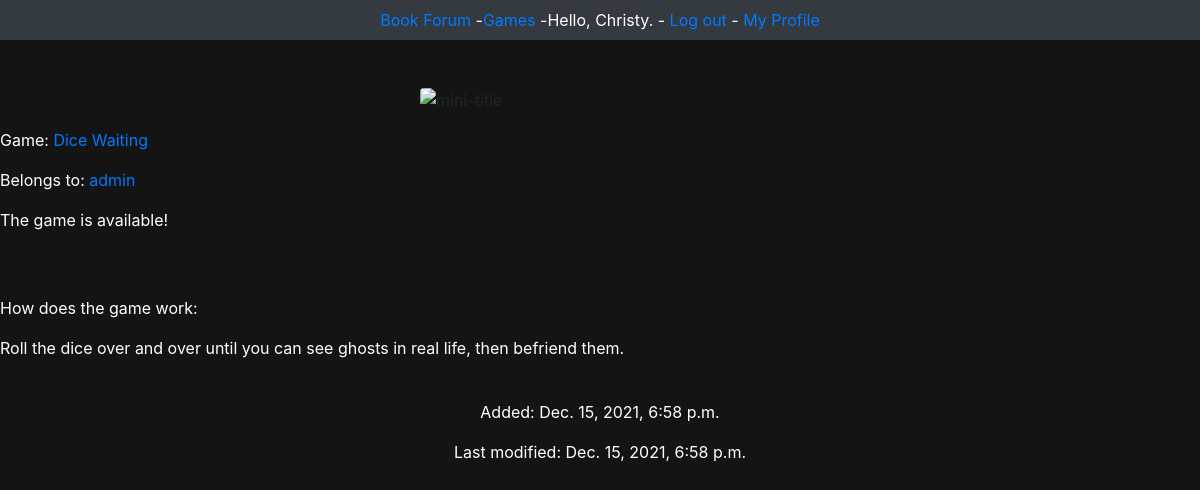
Page /games/4 (signed in) on the committed database.
### users/models.py (models this page shows, shortened)
class User(AbstractBaseUser):
    username = models.CharField(max_length=50, unique=True)
    biography = models.CharField(max_length=300)
    is_staff = models.BooleanField(default=False)
    is_admin = models.BooleanField(default=False)
    date_joined = models.DateTimeField(auto_now_add=True)
    last_login = models.DateTimeField(auto_now=True)
    USERNAME_FIELD = 'username'
    objects = UserManager()  # Links this extended user class to its manager
    def __str__(self):
        return self.username

### main/models.py (models this page shows)
class Game(models.Model):
    name = models.CharField(max_length=80)
    description = models.CharField(max_length=500)
    owner = models.ForeignKey(User, on_delete=models.CASCADE)
    availability = models.BooleanField()
    date_added = models.DateTimeField(auto_now_add=True)
    date_modified = models.DateTimeField(auto_now=True)
    def __str__(self):
        return self.name
    def is_available(self):
        return self.availability

### main/views.py (the view)
# urls.py: path('games/<int:game_id>', views.game, name='game'),
@login_required
def game(request, game_id):
    game = Game.objects.get(id = game_id)
    context = {'game': game}
    return render(request, 'main/game.html', context)

### main/templates/main/game.html
{% extends 'main/base.html' %}
{% block content %}
<p class="text-white">
<p class = "text-white">Game: <a class="text-primary">{{ game }}</a></p>
    <p class = "text-white">Belongs to:
        <a href="{% url 'users:profile' game.owner.id %}">{{ game.owner }}</a>
    </p>
    {% if game.is_available %}
        <p class = "text-white">The game is available!</p>
    {% else %}
        <p class = "text-white">The game is currently not available!</p>
    {% endif%}
<br><br>
    <p class = "text-white">How does the game work:</p>
    <p class = "text-white">{{ game.description }}</p>
<br>
    <p class = "text-white text-center">Added: {{ game.date_added }}</p>
    <p class = "text-white text-center">Last modified: {{ game.date_modified }}</p>
{% endblock content %}

### main/templates/main/base.html (shortened to what this page needs)
<!DOCTYPE html>
<html lang="en">
<head>
<link rel="stylesheet" href="https://stackpath.bootstrapcdn.com/bootstrap/4.5.0/css/bootstrap.min.css">
<link rel="stylesheet" href="https://maxcdn.bootstrapcdn.com/font-awesome/4.7.0/css/font-awesome.min.css">
</head>
<nav class="navbar navbar-expand-sm bg-dark navbar-dark justify-content-center text-white">
  <ul class="navbar-nav">
    <li class="nav-item">
     <a href="{% url 'main:index' %}">Book Forum</a> -
    </li>
    <li class="nav-item">
      <a href="{% url 'main:games' %}">Games</a> -
    </li>
    <li class="nav-item">
    {% if user.is_authenticated %}
        Hello, {{ request.user.username }}. -
        <a href="{% url 'users:logout' %}">Log out</a> -
        <a href="{% url 'users:profile' request.user.id%}">My Profile</a>
    {% else %}
        <a href="{% url 'users:register' %}">Register</a> -
        <a href="{% url 'users:login' %}">Log in</a>
    {% endif %}
    </li>
  </ul>
</nav>
<br/><br/>
<div class="image">
<img src="https://i.ibb.co/Cnkng5M/mini-title.png" class="rounded mx-auto d-block"
     alt="mini-title" style="width:30%" </div>
{% block content %}{% endblock content %}

### rows in the picture
User: user.username "Christy"
Game: name "Dice Waiting", owner "admin", description "Roll the dice over and over until you can see ghosts in real life, then befriend them.", date_added "Dec. 15, 2021, 6:58 p.m.", date_modified "Dec. 15, 2021, 6:58 p.m."
